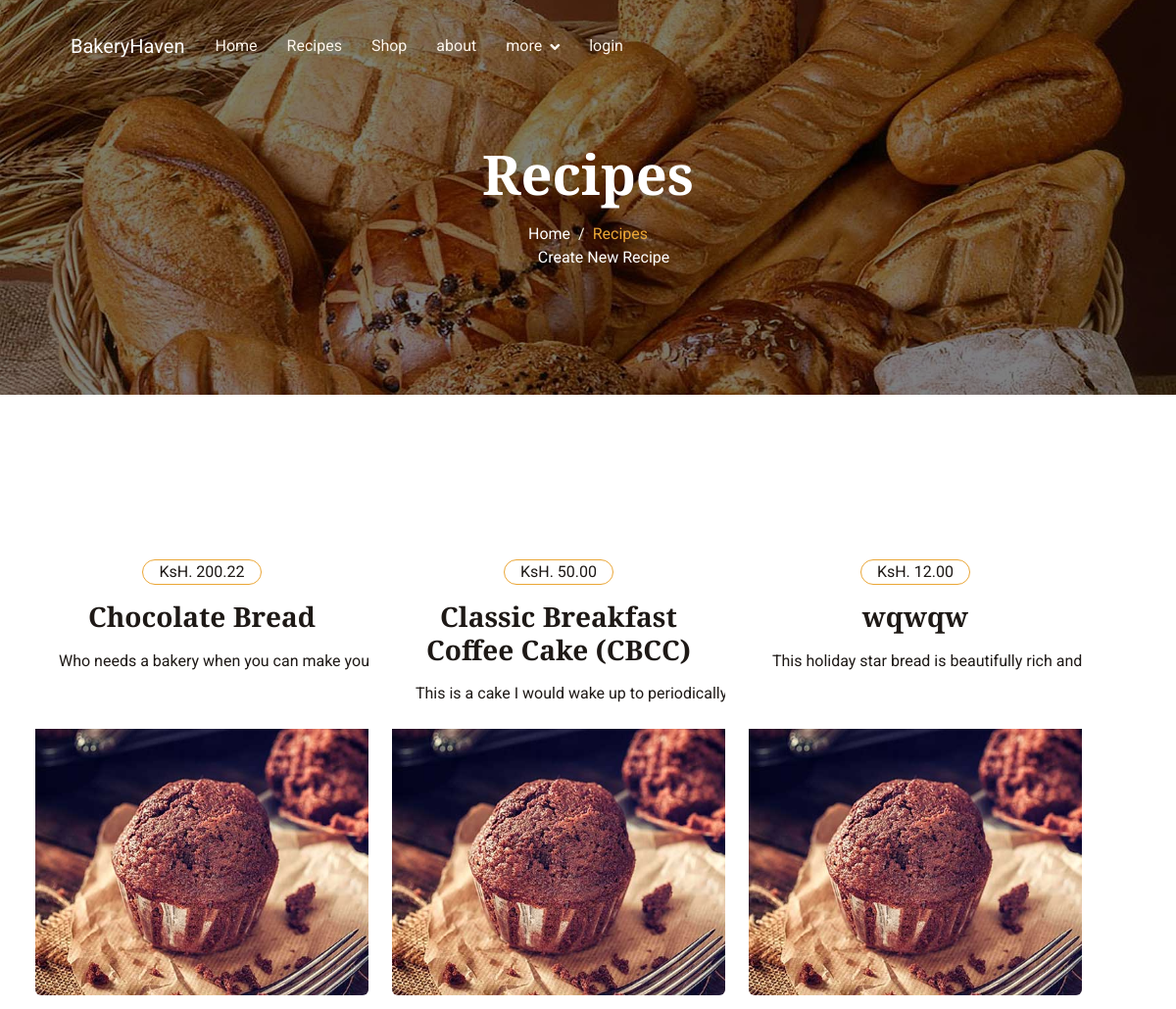
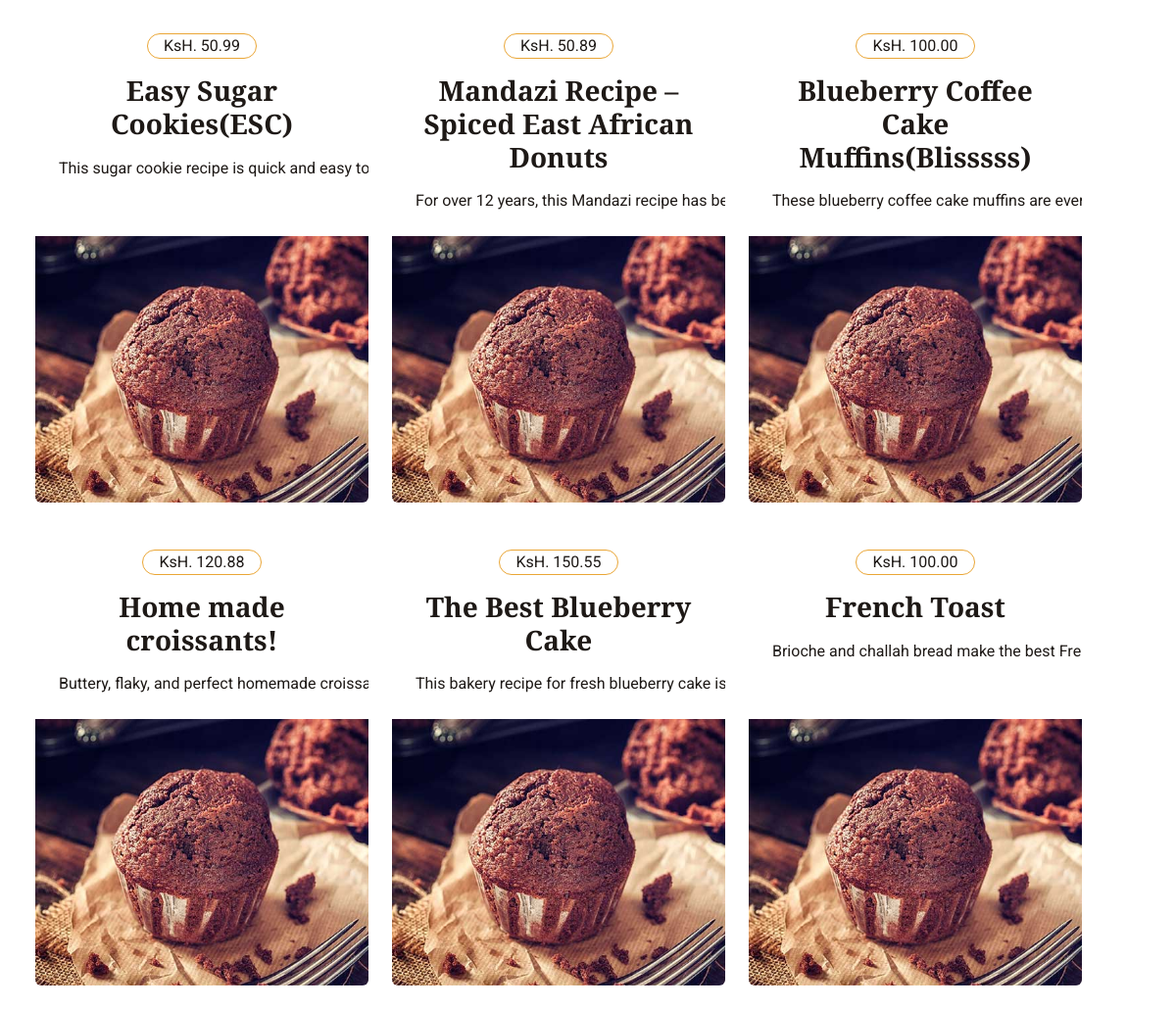
The app's page /recipes/ with its own data (2 pictures, top to bottom).
### base/models.py (models this page shows, shortened)
class Recipe(models.Model):
    cookingLevels = {
        "B": "Beginner",
        "I": "Intermediate",
        "P":"Pro"
    }
    name = models.CharField(max_length=255) # "Coaching Rugby by Antony"
    decription = models.TextField() #
    prepTime = models.IntegerField()
    cookTime = models.IntegerField()
    level = models.CharField(max_length=1, choices=cookingLevels)
    ingredients = models.TextField()
    steps = models.TextField()
    price = models.DecimalField(max_digits=10, decimal_places=2)
    created_at = models.DateTimeField(auto_now_add=True)
    updated_at = models.DateTimeField(auto_now=True)
    class Meta:
        ordering =['-updated_at','-created_at']

### base/views.py (the view)
# urls.py: path('recipes/',views.recipes, name='recipes'),
def recipes(request):
    recipes = Recipe.objects.all() # fetched all the recipes
    context = {"recipes":recipes}
    return render(request, 'base/recipes.html', context)

### base/templates/base/recipes.html (shortened to what this page needs)
{% extends 'main.html'%}
{% block content%}
    <div class="container-fluid page-header py-6 wow fadeIn" data-wow-delay="0.1s">
      <div class="container text-center pt-5 pb-3">
          <h1 class="display-4 text-white animated slideInDown mb-3">Recipes</h1>
          <nav aria-label="breadcrumb animated slideInDown">
              <ol class="breadcrumb justify-content-center mb-0">
                  <li class="breadcrumb-item"><a class="text-white" href="{% url 'home' %}">Home</a></li>
                  <li class="breadcrumb-item text-primary active" aria-current="page">Recipes</li>
              </ol>
              <ul>
                <ol class="breadcrumb justify-content-center mb-0"><li class="breadcrumb-item"><a class="text-white" href="{% url 'create-recipe' %}">Create New Recipe</a></li>
                </ol>
          </nav>
      </div>
  </div>
<div class="container list-group row wow my-4 mx-4  ">
  <div class="row g-4">
  {% for recipe in recipes %}
    <div class="col-lg-4 col-md-6 wow fadeInUp" data-wow-delay="0.1s">
        <div class="product-item d-flex flex-column bg-white rounded overflow-hidden h-100">
            <div class="text-center p-4">
                <div class="d-inline-block border border-primary  text-dark rounded-pill px-3 mb-3">KsH. {{recipe.price}}</div>
                <h3 class="mb-3">{{recipe.name}}</h3>
                <span class="text-truncate text-dark"> {{recipe.decription}}</span>
            </div>
            <div class="position-relative mt-auto">
              <div class="h-25"> <img class="img-fluid img-fluid w-100" src="/base/static/img/product-1.jpg" alt=""></div>
            </div>
        </div>
    </div>
  {% endfor %}
</div>
{% endblock content %}

### templates/main.html (shortened to what this page needs)
<!DOCTYPE html>
<html lang="en">
  <head>
    <link
      href="https://cdn.jsdelivr.net/npm/bootstrap@5.3.6/dist/css/bootstrap.min.css"
      rel="stylesheet"
    />
<link href="https://cdnjs.cloudflare.com/ajax/libs/font-awesome/5.10.0/css/all.min.css" rel="stylesheet">
<link href="https://cdn.jsdelivr.net/npm/bootstrap-icons@1.4.1/font/bootstrap-icons.css" rel="stylesheet">
   <link href="/base/static/lib/animate/animate.min.css" rel="stylesheet">
   <link href="/base/static/lib/owlcarousel/assets/owl.carousel.min.css" rel="stylesheet">
    <link href="/base/static/css/bootstrap.min.css" rel="stylesheet">
    <link href="/base/static/css/style.css" rel="stylesheet">
  </head>
  <body class=" text-light">
    {% include 'navbar.html'%}
{% block content %} {% endblock content %}
  </body>
</html>

### templates/navbar.html (shortened to what this page needs)
<nav class="navbar navbar-expand-lg navbar-dark fixed-top py-lg-0 px-lg-5 wow fadeIn" data-wow-delay="0.1s">    <div class="container">
      <a class="navbar-brand" href="{% url 'home' %}">BakeryHaven</a>
      <div class="collapse navbar-collapse" id="navbarNav">
        <ul class="navbar-nav">
          <li class="nav-item">
            <a class="nav-link" aria-current="page" href="{% url 'home' %}">Home</a>
          </li>
          <li class="nav-item">
            <a class="nav-link" href="{% url 'recipes'%}">Recipes</a>
          </li>
          <li class="nav-item">
            <a class="nav-link" href="{% url 'shops'%}">Shop</a>
          </li>
          <li class="nav-item">
            <a class="nav-link" href="{% url 'about'%}">about</a>
          </li>
          <div class="nav-item dropdown">
            <a href="#" class="nav-link dropdown-toggle" data-bs-toggle="dropdown">more</a>
        </div>
          <li class="nav-item">
            {% if request.user.is_authenticated %}
            <a class="nav-link" href="{% url 'logout'%}">logout</a>
            {% else %}
            <a class="nav-link" href="{% url 'login'%}">login</a>
            {% endif %}
          </li>
        </ul>
      </div>
    </div>
  </nav>

### base/static/css/style.css (style rules this page uses)
:root { --primary: #EAA636; --secondary: #545454; --light: #FDF5EB; --dark: #1E1916; }
.py-6 { padding-top: 6rem; padding-bottom: 6rem; }
.navbar .dropdown-toggle::after { border: none; content: "\f107"; font-family: "Font Awesome 5 Free"; font-weight: 900; vertical-align: middle; margin-left: 8px; }
.navbar .navbar-nav .nav-link { padding: 35px 15px; color: var(--light); outline: none; }
.navbar.fixed-top { transition: .5s; }
.page-header { margin-bottom: 6rem; background: linear-gradient(rgba(0, 0, 0, .5), rgba(0, 0, 0, .5)), url(../img/carousel-1.jpg) center center no-repeat; background-size: cover; }
.breadcrumb-item+.breadcrumb-item::before { color: var(--light); }
.product-item { transition: .5s; }

### records on screen
Recipe: price "200.22", name "Chocolate Bread", decription "Who needs a bakery when you can make…"
Recipe: price "50.00", name "Classic Breakfast Coffee Cake (CBCC)", decription "This is a cake I would wake up to…"
Recipe: price "12.00", name "wqwqw", decription "This holiday star bread is beautifully rich and…"
Recipe: price "50.99", name "Easy Sugar Cookies(ESC)", decription "This sugar cookie recipe is quick and easy to…"
Recipe: price "50.89", name "Mandazi Recipe – Spiced East African Donuts", decription "For over 12 years, this Mandazi recipe has…"
Recipe: price "100.00", name "Blueberry Coffee Cake Muffins(Blisssss)", decription "These blueberry coffee cake muffins are…"
Recipe: price "120.88", name "Home made croissants!", decription "Buttery, flaky, and perfect homemade…"
Recipe: price "150.55", name "The Best Blueberry Cake", decription "This bakery recipe for fresh blueberry cake is…"
Recipe: price "100.00", name "French Toast", decription "Brioche and challah bread make the best…"
